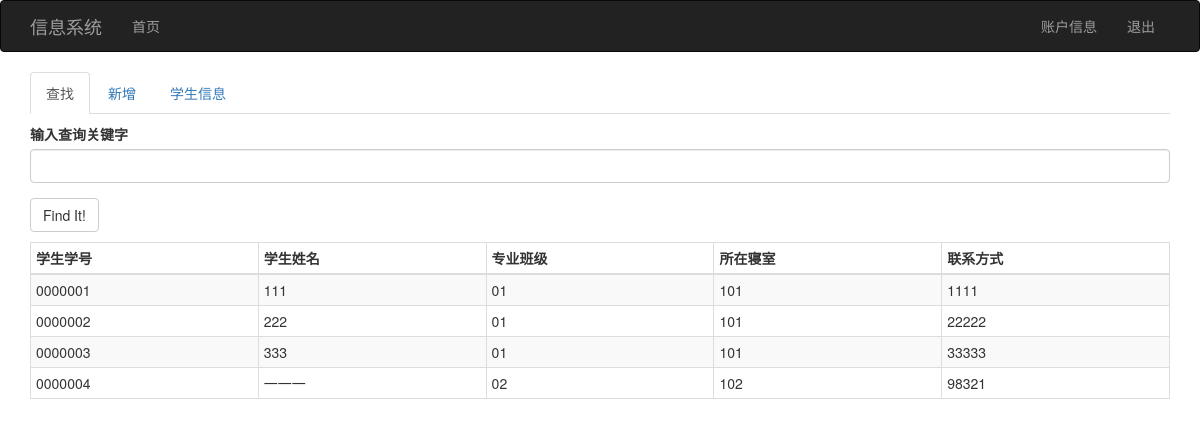
The page /u/3/search (signed in) on the database its author committed.
### app.py (models this page shows)
class Student(db.Model):
	__tablename__ = 'students'
	id = db.Column(db.Integer, primary_key=True)
	stu_id = db.Column(db.String(64), index=True)
	name = db.Column(db.String(64))
	cls = db.Column(db.String(64))
	addr = db.Column(db.String(64))
	phone = db.Column(db.String(64))
	user_id = db.Column(db.Integer, db.ForeignKey('users.id'))

### app.py (the view)
@app.route('/u/<int:id>/search', methods=['GET', 'POST'])
def search(id):
	if session.get('user_id') is None or id != session.get('user_id'):
		session['user_id'] = None
		flash("未登录")
		return redirect(url_for('login'))
	form = SearchForm()
	user = User.query.filter_by(id=id).first()
	if user.role != '教师':
		abort(400);
	hide = set()	#不需显示的学生集合
	if form.validate_on_submit():
		for student in user.students:
			word = str(student.stu_id) + ' ' + student.name + ' ' + student.cls + ' ' + \
				student.addr + ' ' + student.phone
			if form.keyword.data not in word:
				hide.add(student)
	return render_template('form.html', form=form, search=True, user=user, hide=hide)

### app.py
class SearchForm(FlaskForm):
	keyword = StringField("输入查询关键字", validators=[DataRequired(message="输入不能为空")])
	search = SubmitField("Find It!")

### templates/form.html (shortened to what this page needs)
{% extends 'base.html' %}
{% import "bootstrap/wtf.html" as wtf %}
{% block page_content %}
{% if user %}
<ul class="nav nav-tabs">
	{% if search %}
	<li role="presentation" class="active"><a href="/u/{{ user.id }}/search">查找</a></li>
	<li role="presentation"><a href="/u/{{ user.id }}/add">新增</a></li>
	{% else %}
	<li role="presentation" class="active"><a href="/u/{{ user.id }}/add">新增</a></li>
  	<li role="presentation"><a href="/u/{{ user.id }}/search">查找</a></li>
  	{% endif %}
  	<li role="presentation"><a href="/u/{{ user.id }}">学生信息</a></li>
</ul>
{% endif %}
{{ wtf.quick_form(form) }}
{% if search %}
<div class="table-responsive">
<table class="table table-bordered table-striped table-condensed">
	<thead>
		<th>学生学号</th>
		<th>学生姓名</th>
		<th>专业班级</th>
		<th>所在寝室</th>
		<th>联系方式</th>
	</thead>
	<tbody>
	{% for student in user.students %}
	{% if student not in hide %}
		<tr>
			<td>{{ student.stu_id }}</td>
			<td>{{ student.name }}</td>
			<td>{{ student.cls }}</td>
			<td>{{ student.addr }}</td>
			<td>{{ student.phone }}</td>
		</tr>
	{% endif %}
	{% endfor %}
	</tbody>
</table>
</div>
{% endif %}
{% endblock %}

### rows shown on the page
Student: stu_id "0000001", name "111", cls "01", addr "101", phone "1111"
Student: stu_id "0000002", name "222", cls "01", addr "101", phone "22222"
Student: stu_id "0000003", name "333", cls "01", addr "101", phone "33333"
Student: stu_id "0000004", name "一一一", cls "02", addr "102", phone "98321"
